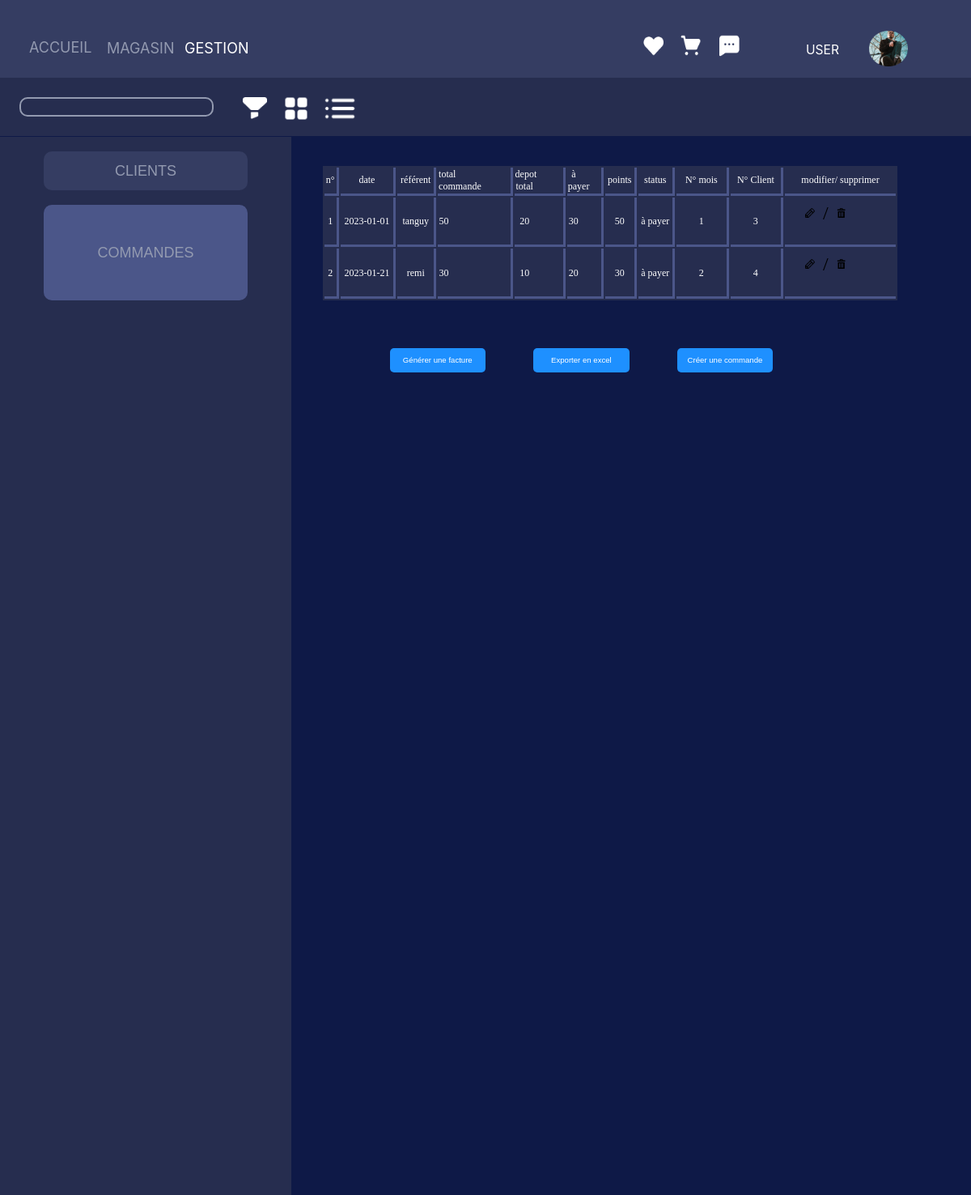
Screenshot of /BDD/commandes.php (signed in) with the database file from the repository.
### tables this page shows
CREATE TABLE IF NOT EXISTS `commande` (
  `numéroCommande` bigint(20) NOT NULL AUTO_INCREMENT,
  `dateCommande` date NOT NULL,
  `nomRéférent` varchar(20) NOT NULL,
  `numéroMois` int(11) NOT NULL,
  `totalCommande` int(11) NOT NULL,
  `dépotTotal` int(11) NOT NULL,
  `àPayer` int(11) NOT NULL,
  `points` int(11) NOT NULL,
  `statusCommande` varchar(20) NOT NULL,
  `idClient` bigint(20) NOT NULL,
  PRIMARY KEY (`numéroCommande`),
  UNIQUE KEY `numéroCommande` (`numéroCommande`),
  KEY `idClient` (`idClient`)
);

### BDD/commandes.php (the view, shortened to what this page needs)
<?php
require_once 'config.php';
$client = $bdd->query('SELECT*FROM commande');
?>
<!doctype html>
<html lang="en">
<head>
    <link rel="stylesheet" href="commandes.css" />
</head>
<body>
    <div class="bandeau">
        <p class="accueil">ACCUEIL</p>
        <p class="magasin">MAGASIN</p>
        <p class="gestion">GESTION</p>
        <div class="icones">
            <img src="heart.png" alt="coeur" class="coeur">
            <img src="shopping_cart.png" alt="panier" class="panier">
            <img src="message_square.png" alt="message" class="message">
        </div>
        <p class="name"> USER</p>
    </div>
    <img src="pp.png" alt="pp" class="pp">
    <div class="bandeau2">
        <input type="search" name="search" id="search" class="nav">
        <div class="icones2">
            <img src="Vector.png" alt="vector" class="vector">
            <img src="grid.png" alt="grid" class="grid">
            <img src="list.png" alt="list" class="list">
        </div>
    </div>
    <div class="bandeau3">
        <form action="clients.php" class="command_form">
            <input type="submit" name="clients" id="clients" value="CLIENTS" class="client_button">
        </form>
        <input type="submit" name="commandes" id="commandes" value="COMMANDES" class="command_button">
    </div>
    <div id="divAexporter">
        <table class="table2" id="table">
            <tr>
                <td class="id">n°</td>
                <td class="date">date</td>
                <td class="ref">référent</td>
                <td class="totcom">total commande</td>
                <td class="deptot">depot total</td>
                <td class="apayer">à payer</td>
                <td class="points">points</td>
                <td class="status">status</td>
                <td class="Nmois">N° mois</td>
                <td class="Nmois">N° Client</td>
                <td class="modifsupp">modifier/
                    supprimer</td>
            </tr>
            <?php while ($fiches = $client->fetch()) { ?>
                <tr class="ligne">
                    <td class="id"><?= $fiches['numéroCommande'] ?></td>
                    <td class="date"><?= $fiches['dateCommande'] ?></td>
                    <td class="ref"><?= $fiches['nomRéférent'] ?></td>
                    <td class="totcom"><?= $fiches['totalCommande'] ?></td>
                    <td class="deptot"> <?= $fiches['dépotTotal'] ?></td>
                    <td class="apayer"> <?= $fiches['àPayer'] ?></td>
                    <td class="points"> <?= $fiches['points'] ?></td>
                    <td class="status"><?= $fiches['statusCommande'] ?></td>
                    <td class="Nmois"><?= $fiches['numéroMois'] ?></td>
                    <td class="Nmois"><?= $fiches['idClient'] ?></td>
                    <td class="MF">
                        <form method="POST" action="modifierCommande.php">
                            <label for="modifier"><img src="modifier.png" alt="modifier" class="modif" /></label>
                            <p class="slash">/</p>
                        </form>
                        <form action="supprimer.php" method="POST">
                            <label for="supprimer"><img src="bean.png" alt="supprimer" class="suppr" /></label>
                        </form>
                    </td>
                </tr>
            <?php } ?>
        </table>
    </div>
    <form action="addArticle.php" method="POST">
        <input type="submit" value="Créer une commande" class="btn">
    </form>
    <input type="button" id="btnExport" onclick="exportReportToExcel('table')" class="export" value="Exporter en excel" />
    <form action="factureChoix.php">
        <input type="submit" value="Générer une facture" class="facture">
    </form>
</body>

### rows the page displays
commande: numéroCommande "1", dateCommande "2023-01-01", nomRéférent "tanguy", totalCommande "50", dépotTotal "20", àPayer "30", points "50", statusCommande "à payer", numéroMois "1", idClient "3"
commande: numéroCommande "2", dateCommande "2023-01-21", nomRéférent "remi", totalCommande "30", dépotTotal "10", àPayer "20", points "30", statusCommande "à payer", numéroMois "2", idClient "4"
